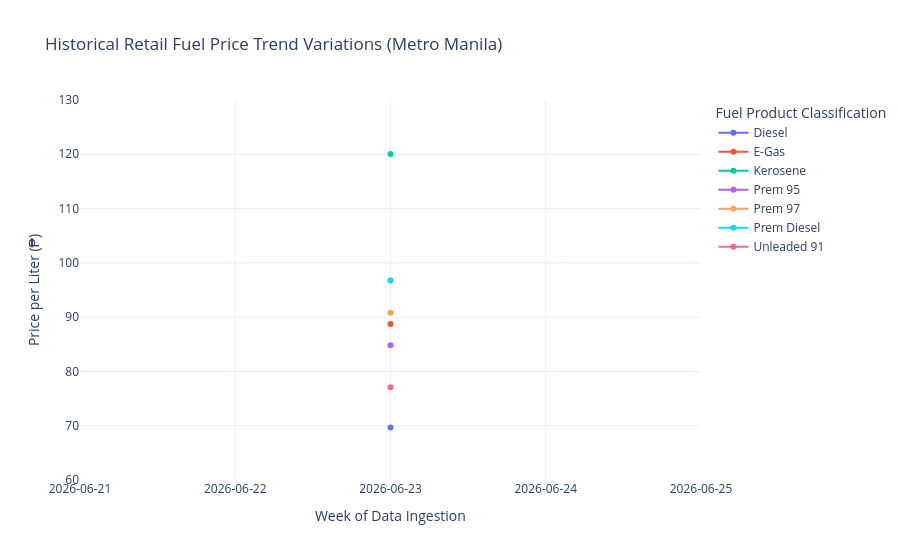

Source (notebook cell):
### Markdown cell above
### Production Time-Series: Regional Price Trends

This production block compiles the active data lake partition into a macro-level temporal tracking chart. It aggregates the 54 individual station records into a clean regional mean (average) for all 7 fuel product classifications across Metro Manila.

**Expected Visual Behavior & Layout Safeguards:**
* **Single-Node Rendering:** Because the data lake currently holds a single operational week (`2026-06-23`), the Plotly engine will correctly render isolated coordinate nodes (dots). Unbroken trend lines will automatically generate the moment the next weekly partition is ingested.
* **Temporal Clamping:** The X-axis viewport is strictly clamped with a `D1` tick interval to suppress Plotly's micro-hour auto-zooming, preventing ghost dates from appearing on the timeline.
* **Viewport Security:** The Y-axis floor is hard-anchored to ₱60.00 to ensure budget-tier products (like standard Diesel) remain fully visible and are never clipped by the engine's auto-scaling algorithms.

### Code cell
import pandas as pd
import plotly.express as px

# ==========================================
# 1. TEMPORAL STRUCTURAL NORMALIZATION
# ==========================================
# Ensure data types are cast properly and normalize time elements to midnight
df['scrape_date'] = pd.to_datetime(df['scrape_date']).dt.normalize()

# Group by timeline and fuel type to trace market-wide price movements
df_trends = df.groupby(['scrape_date', 'fuel_display_name'])['price_php'].mean().reset_index()

# ==========================================
# 2. INTERACTIVE LINE VISUALIZATION
# ==========================================
fig_line = px.line(
    df_trends,
    x='scrape_date',
    y='price_php',
    color='fuel_display_name',
    markers=True,  # Restores physical data markers to cleanly display single-week coordinate nodes
    title='Historical Retail Fuel Price Trend Variations (Metro Manila)',
    labels={
        'scrape_date': 'Data Ingestion Timeline',
        'price_php': 'Mean Market Price (₱/L)',
        'fuel_display_name': 'Fuel Product Classification'
    }
)

# ==========================================
# 3. LAYOUT DEFENSE & VISUAL CLAMPING CONFIGURATION
# ==========================================
fig_line.update_layout(
    template='plotly_white',
    hovermode='x unified',  # Combines all 7 fuel metrics into a single vertical cross-section tooltip
    xaxis=dict(
        type='date',
        tickformat='%Y-%m-%d',
        range=['2026-06-21', '2026-06-25'],  # Clamps view frame to suppress fractional micro-hour auto-zooming
        dtick='D1'                            # Standardizes scaling to force exactly one tick marker per calendar day
    ),
    yaxis=dict(
        range=[60, 130]                       # Keeps the viewport floor low enough to keep Diesel visible
    ),
    yaxis_title='Price per Liter (₱)',
    xaxis_title='Week of Data Ingestion'      # Updated from "Timeline Sequence" to accurately reflect ISO date lines
)

# Enforce clean banking/currency float rounding to 2 decimal places
fig_line.update_traces(hovertemplate="₱%{y:.2f}")

fig_line.show()

### Figure 1 — Plotly figure (JSON) as saved in the notebook; plotly's stock layout.template omitted (floating-point values rounded to 4 significant figures)
{"data": [{"hovertemplate": "₱%{y:.2f}", "legendgroup": "Diesel", "line": {"color": "#636efa", "dash": "solid"}, "marker": {"symbol": "circle"}, "mode": "lines+markers", "name": "Diesel", "orientation": "v", "showlegend": true, "type": "scatter", "x": ["2026-06-23T00:00:00.000000"], "xaxis": "x", "y": [69.67], "yaxis": "y"}, {"hovertemplate": "₱%{y:.2f}", "legendgroup": "E-Gas", "line": {"color": "#EF553B", "dash": "solid"}, "marker": {"symbol": "circle"}, "mode": "lines+markers", "name": "E-Gas", "orientation": "v", "showlegend": true, "type": "scatter", "x": ["2026-06-23T00:00:00.000000"], "xaxis": "x", "y": [88.73], "yaxis": "y"}, {"hovertemplate": "₱%{y:.2f}", "legendgroup": "Kerosene", "line": {"color": "#00cc96", "dash": "solid"}, "marker": {"symbol": "circle"}, "mode": "lines+markers", "name": "Kerosene", "orientation": "v", "showlegend": true, "type": "scatter", "x": ["2026-06-23T00:00:00.000000"], "xaxis": "x", "y": [120.1], "yaxis": "y"}, {"hovertemplate": "₱%{y:.2f}", "legendgroup": "Prem 95", "line": {"color": "#ab63fa", "dash": "solid"}, "marker": {"symbol": "circle"}, "mode": "lines+markers", "name": "Prem 95", "orientation": "v", "showlegend": true, "type": "scatter", "x": ["2026-06-23T00:00:00.000000"], "xaxis": "x", "y": [84.84], "yaxis": "y"}, {"hovertemplate": "₱%{y:.2f}", "legendgroup": "Prem 97", "line": {"color": "#FFA15A", "dash": "solid"}, "marker": {"symbol": "circle"}, "mode": "lines+markers", "name": "Prem 97", "orientation": "v", "showlegend": true, "type": "scatter", "x": ["2026-06-23T00:00:00.000000"], "xaxis": "x", "y": [90.83], "yaxis": "y"}, {"hovertemplate": "₱%{y:.2f}", "legendgroup": "Prem Diesel", "line": {"color": "#19d3f3", "dash": "solid"}, "marker": {"symbol": "circle"}, "mode": "lines+markers", "name": "Prem Diesel", "orientation": "v", "showlegend": true, "type": "scatter", "x": ["2026-06-23T00:00:00.000000"], "xaxis": "x", "y": [96.76], "yaxis": "y"}, {"hovertemplate": "₱%{y:.2f}", "legendgroup": "Unleaded 91", "line": {"color": "#FF6692", "dash": "solid"}, "marker": {"symbol": "circle"}, "mode": "lines+markers", "name": "Unleaded 91", "orientation": "v", "showlegend": true, "type": "scatter", "x": ["2026-06-23T00:00:00.000000"], "xaxis": "x", "y": [77.07], "yaxis": "y"}], "layout": {"hovermode": "x unified", "legend": {"title": {"text": "Fuel Product Classification"}, "tracegroupgap": 0}, "title": {"text": "Historical Retail Fuel Price Trend Variations (Metro Manila)"}, "xaxis": {"anchor": "y", "domain": [0, 1], "dtick": "D1", "range": ["2026-06-21", "2026-06-25"], "tickformat": "%Y-%m-%d", "title": {"text": "Week of Data Ingestion"}, "type": "date"}, "yaxis": {"anchor": "x", "domain": [0, 1], "range": [60, 130], "title": {"text": "Price per Liter (₱)"}}}}
